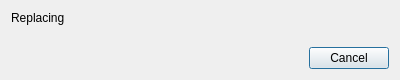
<?xml version="1.0" encoding="UTF-8"?>
<ui version="4.0">
 <class>ReplaceAllProgressDialog</class>
 <widget class="QDialog" name="ReplaceAllProgressDialog">
  <property name="geometry">
   <rect>
    <x>0</x>
    <y>0</y>
    <width>400</width>
    <height>80</height>
   </rect>
  </property>
  <property name="windowTitle">
   <string>Dialog</string>
  </property>
  <layout class="QVBoxLayout" name="verticalLayout">
   <item>
    <widget class="QLabel" name="label">
     <property name="text">
      <string>Replacing</string>
     </property>
    </widget>
   </item>
   <item>
    <widget class="wProgressBar" name="widget" native="true"/>
   </item>
   <item>
    <layout class="QHBoxLayout" name="horizontalLayout">
     <item>
      <spacer name="horizontalSpacer">
       <property name="orientation">
        <enum>Qt::Horizontal</enum>
       </property>
       <property name="sizeHint" stdset="0">
        <size>
         <width>40</width>
         <height>20</height>
        </size>
       </property>
      </spacer>
     </item>
     <item>
      <widget class="QPushButton" name="cancel">
       <property name="text">
        <string>Cancel</string>
       </property>
      </widget>
     </item>
    </layout>
   </item>
  </layout>
 </widget>
 <customwidgets>
  <customwidget>
   <class>wProgressBar</class>
   <extends>QWidget</extends>
   <header>w_progress_bar.h</header>
   <container>1</container>
  </customwidget>
 </customwidgets>
 <resources/>
 <connections/>
</ui>
